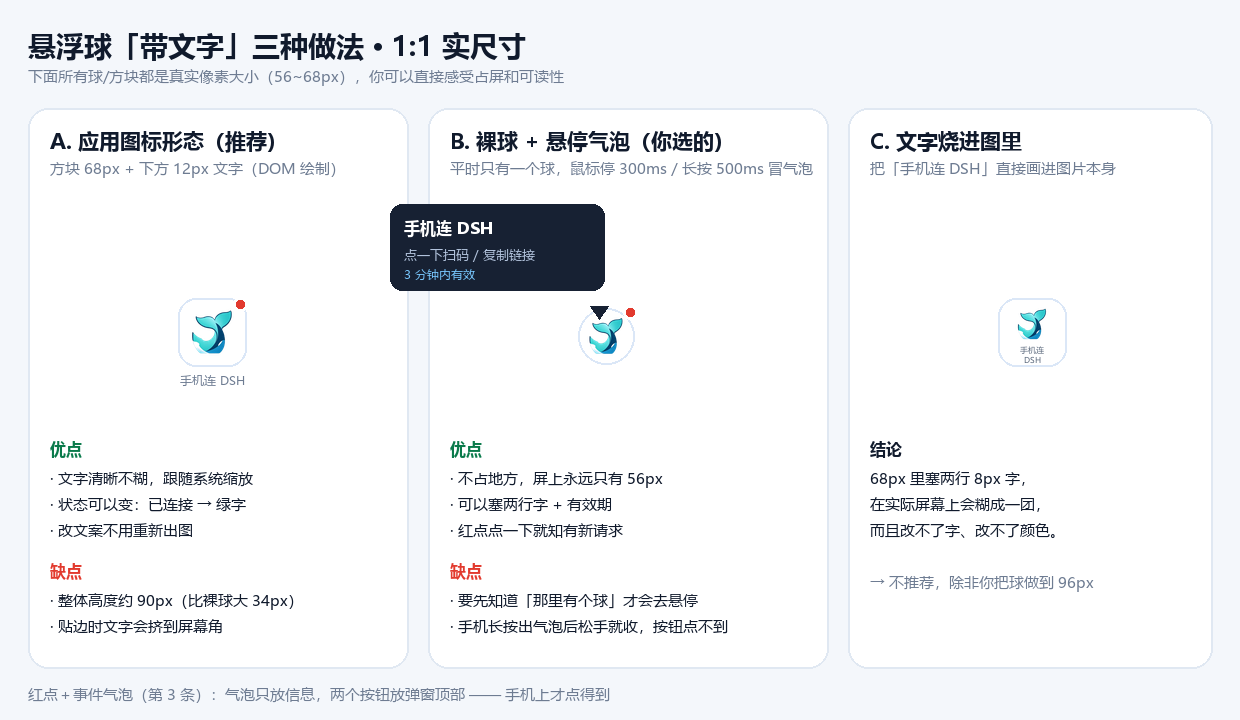

Recreate this plot in Python.
# -*- coding: utf-8 -*-
"""画出悬浮球的三种「带文字」方案效果图，供讨论用。"""
import os
from PIL import Image, ImageDraw, ImageFont

BASE = os.path.dirname(os.path.dirname(os.path.abspath(__file__)))
ICON = os.path.join(BASE, "icon-transparent.png")

W, H = 1240, 720
BG = (244, 247, 251)
CARD = (255, 255, 255)
FG = (16, 26, 44)
DIM = (110, 124, 146)
ACCENT = (31, 111, 235)
OK = (10, 122, 75)
RED = (226, 58, 46)

FONT = r"C:\Windows\Fonts\msyh.ttc"
FONTB = r"C:\Windows\Fonts\msyhbd.ttc"


def f(size, bold=False):
    try:
        return ImageFont.truetype(FONTB if bold else FONT, size)
    except Exception:
        return ImageFont.load_default()


img = Image.new("RGB", (W, H), BG)
d = ImageDraw.Draw(img, "RGBA")
icon = Image.open(ICON).convert("RGBA")


def panel(x, y, w, h, title, sub):
    d.rounded_rectangle([x, y, x + w, y + h], 20, fill=CARD, outline=(224, 232, 242), width=2)
    d.text((x + 22, y + 18), title, font=f(21, True), fill=FG)
    d.text((x + 22, y + 50), sub, font=f(15), fill=DIM)


def paste_icon(cx, cy, size):
    im = icon.resize((size, size), Image.LANCZOS)
    img.paste(im, (int(cx - size / 2), int(cy - size / 2)), im)


def red_dot(cx, cy, r=7):
    d.ellipse([cx - r, cy - r, cx + r, cy + r], fill=RED, outline=(255, 255, 255), width=3)


d.text((28, 26), "悬浮球「带文字」三种做法 · 1:1 实尺寸", font=f(28, True), fill=FG)
d.text((28, 66), "下面所有球/方块都是真实像素大小（56~68px），你可以直接感受占屏和可读性", font=f(15), fill=DIM)

# ---- A 方案：app 图标形态（方块 + 下方 DOM 文字）
ax, ay, aw, ah = 28, 108, 380, 560
panel(ax, ay, aw, ah, "A. 应用图标形态（推荐）", "方块 68px + 下方 12px 文字（DOM 绘制）")
tile_x, tile_y, tile = ax + 150, ay + 190, 68
d.rounded_rectangle([tile_x, tile_y, tile_x + tile, tile_y + tile], 18,
                    fill=(255, 255, 255), outline=(219, 231, 247), width=2)
paste_icon(tile_x + tile / 2, tile_y + tile / 2, 48)
red_dot(tile_x + tile - 6, tile_y + 6)
label = "手机连 DSH"
tw = d.textlength(label, font=f(12))
d.text((tile_x + tile / 2 - tw / 2, tile_y + tile + 6), label, font=f(12), fill=DIM)

d.text((ax + 22, ay + 330), "优点", font=f(16, True), fill=OK)
for i, t in enumerate([
    "文字清晰不糊，跟随系统缩放",
    "状态可以变：已连接 → 绿字",
    "改文案不用重新出图",
]):
    d.text((ax + 22, ay + 360 + i * 26), "· " + t, font=f(15), fill=FG)

d.text((ax + 22, ay + 452), "缺点", font=f(16, True), fill=RED)
for i, t in enumerate([
    "整体高度约 90px（比裸球大 34px）",
    "贴边时文字会挤到屏幕角",
]):
    d.text((ax + 22, ay + 482 + i * 26), "· " + t, font=f(15), fill=FG)

# ---- B 方案：裸球 + 悬停气泡
bx, by, bw, bh = 428, 108, 400, 560
panel(bx, by, bw, bh, "B. 裸球 + 悬停气泡（你选的）", "平时只有一个球，鼠标停 300ms／长按 500ms 冒气泡")
sx, sy, ss = bx + 150, by + 200, 56
d.rounded_rectangle([sx, sy, sx + ss, sy + ss], 999,
                    fill=(255, 255, 255), outline=(219, 231, 247), width=2)
paste_icon(sx + ss / 2, sy + ss / 2, 40)
red_dot(sx + ss - 4, sy + 4)

# 气泡（球左上方）
bub_w, bub_h = 214, 86
bub_x, bub_y = sx - bub_w + 26, sy - bub_h - 18
d.rounded_rectangle([bub_x, bub_y, bub_x + bub_w, bub_y + bub_h], 12,
                    fill=(23, 33, 51), outline=(23, 33, 51))
d.text((bub_x + 14, bub_y + 13), "手机连 DSH", font=f(16, True), fill=(255, 255, 255))
d.text((bub_x + 14, bub_y + 42), "点一下扫码 / 复制链接", font=f(13), fill=(178, 195, 220))
d.text((bub_x + 14, bub_y + 62), "3 分钟内有效", font=f(12), fill=(120, 200, 255))
# 小尖角
d.polygon([(sx + 12, sy - 2), (sx + 30, sy - 2), (sx + 21, sy + 11)], fill=(23, 33, 51))

d.text((bx + 22, by + 330), "优点", font=f(16, True), fill=OK)
for i, t in enumerate([
    "不占地方，屏上永远只有 56px",
    "可以塞两行字 + 有效期",
    "红点点一下就知有新请求",
]):
    d.text((bx + 22, by + 360 + i * 26), "· " + t, font=f(15), fill=FG)

d.text((bx + 22, by + 452), "缺点", font=f(16, True), fill=RED)
for i, t in enumerate([
    "要先知道「那里有个球」才会去悬停",
    "手机长按出气泡后松手就收，按钮点不到",
]):
    d.text((bx + 22, by + 482 + i * 26), "· " + t, font=f(15), fill=FG)

# ---- C 方案：文字烧进图里
cx0, cy0, cw, chh = 848, 108, 364, 560
panel(cx0, cy0, cw, chh, "C. 文字烧进图里", "把「手机连 DSH」直接画进图片本身")
tile = 68
tx, ty = cx0 + 150, cy0 + 190
# 模拟：把图标压扁塞进上半，文字用极小字体塞进下半
d.rounded_rectangle([tx, ty, tx + tile, ty + tile], 18, fill=(255, 255, 255), outline=(219, 231, 247), width=2)
paste_icon(tx + tile / 2, ty + 26, 34)
small = f(8)
t1, t2 = "手机连", "DSH"
for j, t in enumerate((t1, t2)):
    tw = d.textlength(t, font=small)
    d.text((tx + tile / 2 - tw / 2, ty + 46 + j * 10), t, font=small, fill=(90, 104, 124))

d.text((cx0 + 22, cy0 + 330), "结论", font=f(16, True), fill=FG)
for i, t in enumerate([
    "68px 里塞两行 8px 字，",
    "在实际屏幕上会糊成一团，",
    "而且改不了字、改不了颜色。",
    "",
    "→ 不推荐，除非你把球做到 96px",
]):
    d.text((cx0 + 22, cy0 + 360 + i * 26), t, font=f(15), fill=FG if i < 3 else DIM)

# ---- 底部：红点 + 事件气泡示意
dx, dy = 28, 686
d.text((dx, dy - 2), "红点＋事件气泡（第 3 条）：气泡只放信息，两个按钮放弹窗顶部 —— 手机上才点得到", font=f(15), fill=DIM)

img.save(os.path.join(os.path.dirname(os.path.abspath(__file__)), "mock_fab.png"))
print("saved", os.path.join(os.path.dirname(os.path.abspath(__file__)), "mock_fab.png"))
